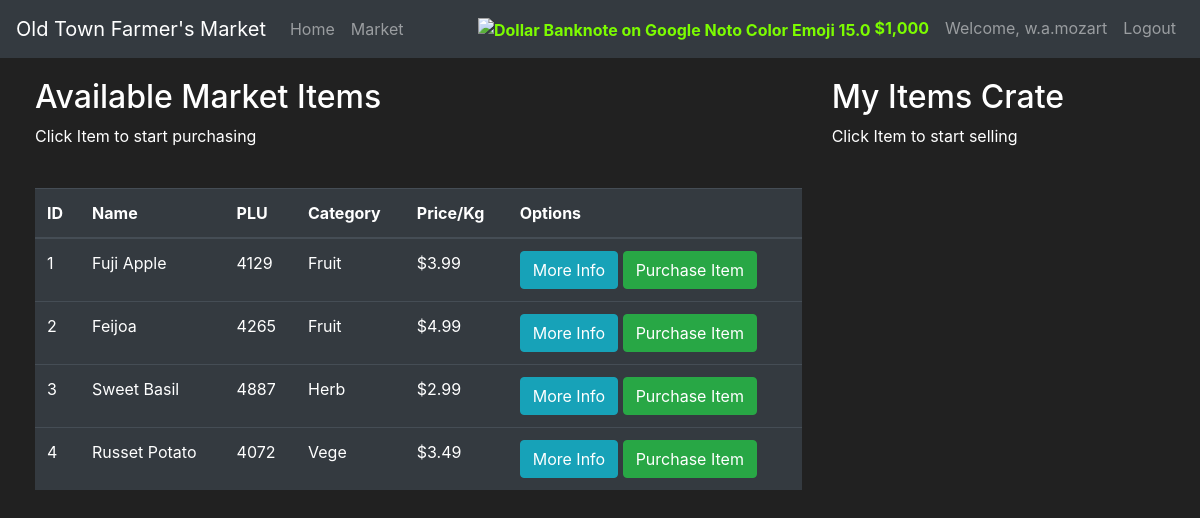
/market (signed in), run on the app's committed database.
### market/models.py (models this page shows, shortened)
class User(db.Model, UserMixin):
    id = db.Column(db.Integer(), primary_key=True)
    username = db.Column(db.String(length=30), nullable=False, unique=True)
    email = db.Column(db.String(length=50), nullable=False, unique=True)
    password_hash = db.Column(db.String(length=60), nullable=False)
    budget = db.Column(db.Integer(), nullable=False, default=1000)
    items = db.relationship('Item', backref='owned_user', lazy=True)
    @property
    def prettier_budget(self):
        if len(str(self.budget)) >= 4 and str(self.budget)[-3] != ".":
            return f"${str(self.budget)[:-3]},{str(self.budget)[-3:]}"
        return f"${self.budget}"
    @property
    def password(self):
        return self.password

class Item(db.Model):
    id = db.Column(db.Integer(), primary_key=True)
    name = db.Column(db.String(length=30), nullable=False, unique=True)
    PLU = db.Column(db.String(length=4), nullable=False, unique=True)
    category = db.Column(db.String(length=30), nullable=False)
    price = db.Column(db.Double(precision=2), nullable=False)
    description = db.Column(db.String(length=1024), nullable=False, unique=True)
    owner = db.Column(db.Integer(), db.ForeignKey('user.id'))

### market/routes.py (the view, shortened to what this page needs)
@app.route('/market', methods=['GET', 'POST'])
@login_required
def market_page():
    purchase_form = PurchaseItemForm()
    selling_form = SellItemForm()
    if request.method == "GET":
        items = Item.query.filter_by(owner=None)
        owned_items = Item.query.filter_by(owner=current_user.id)
        return render_template('market.html',
                               items=items,
                               purchase_form=purchase_form,
                               owned_items=owned_items,
                               selling_form=selling_form)
    return redirect(url_for('market_page'))

### market/models.py (called while the page is built)
@login_manager.user_loader
def load_user(user_id):
    return User.query.get(int(user_id))

### market/templates/market.html (shortened to what this page needs)
{% extends 'base.html' %}
{% block content %}
  <div class="row" style="margin-top:20px; margin-left:20px">
    <div class="col-8">
      <h2>Available Market Items</h2>
      <p>Click Item to start purchasing</p>
      <br>
      <table class="table table-hover table-dark">
        <thead>
          <tr>
            <th scope="col">ID</th>
            <th scope="col">Name</th>
            <th scope="col">PLU</th>
            <th scope="col">Category</th>
            <th scope="col">Price/Kg</th>
            <th scope="col">Options</th>
          </tr>
        </thead>
        <tbody>
          {% for item in items %}
            <tr>
              <td>{{ item.id }}</td>
              <td>{{ item.name }}</td>
              <td>{{ item.PLU }}</td>
              <td>{{ item.category }}</td>
              <td>${{ item.price }}</td>
              <td>
                <button class="btn btn-outline btn-info" data-toggle="modal" data-target="#Modal-MoreInfo-{{ item.id }}">More Info</button>
                <button class="btn btn-outline btn-success" data-toggle="modal" data-target="#Modal-PurchaseConfirm-{{ item.id }}">Purchase Item</button>
              </td>
            </tr>
          {% endfor %}
        </tbody>
    </table>
    </div>
    <div class="col-4">
      <h2>My Items Crate</h2>
      <p>Click Item to start selling</p>
      <br>
    </div>
  </div>
{% endblock %}

### market/templates/base.html (shortened to what this page needs)
<!DOCTYPE html>
<html lang="en">
  <head>
    <link rel="stylesheet" href="https://cdn.jsdelivr.net/npm/bootstrap@4.5.3/dist/css/bootstrap.min.css">
  </head>
  <body>
    <nav class="navbar navbar-expand-md navbar-dark bg-dark">
      <a class="navbar-brand" href="#">Old Town Farmer's Market</a>
      <div class="collapse navbar-collapse" id="navbarNav">
        <ul class="navbar-nav mr-auto">
          <li class="navbar-nav mr-auto">
            <a class="nav-link" href="{{ url_for('home_page') }}">Home <span class="sr-only">(current)</span></a>
          </li>
          <li class="nav-item">
            <a class="nav-link" href="{{ url_for('market_page') }}">Market</a>
          </li>
        </ul>
        {% if current_user.is_authenticated %}
          <ul class="navbar-nav">
            <li class="nav-item">
              <a class="nav-link" style="color: lawngreen; font-weight: bold">
                <img src="https://em-content.zobj.net/thumbs/120/google/350/dollar-banknote_1f4b5.png" srcset="https://em-content.zobj.net/thumbs/240/google/350/dollar-banknote_1f4b5.png 2x" alt="Dollar Banknote on Google Noto Color Emoji 15.0" width="20" height="20">
                {{ current_user.prettier_budget }}
              </a>
            </li>
            <li class="nav-item">
              <a class="nav-link">Welcome, {{ current_user.username }}</a>
            </li>
            <li class="nav-item">
              <a class="nav-link" href="{{ url_for('logout_page') }}">Logout</a>
            </li>
          </ul>
        {% endif %}
      </div>
    </nav>
      {% block content %}
      {% endblock %}
  </body>
</html>

### market/templates/base.html (style rules this page uses)
body { background-color: #212121; color: white; }

### data on the page
User: prettier_budget "$1,000", username "w.a.mozart"
Item: id "1", name "Fuji Apple", PLU "4129", category "Fruit", price "3.99"
Item: id "2", name "Feijoa", PLU "4265", category "Fruit", price "4.99"
Item: id "3", name "Sweet Basil", PLU "4887", category "Herb", price "2.99"
Item: id "4", name "Russet Potato", PLU "4072", category "Vege", price "3.49"
